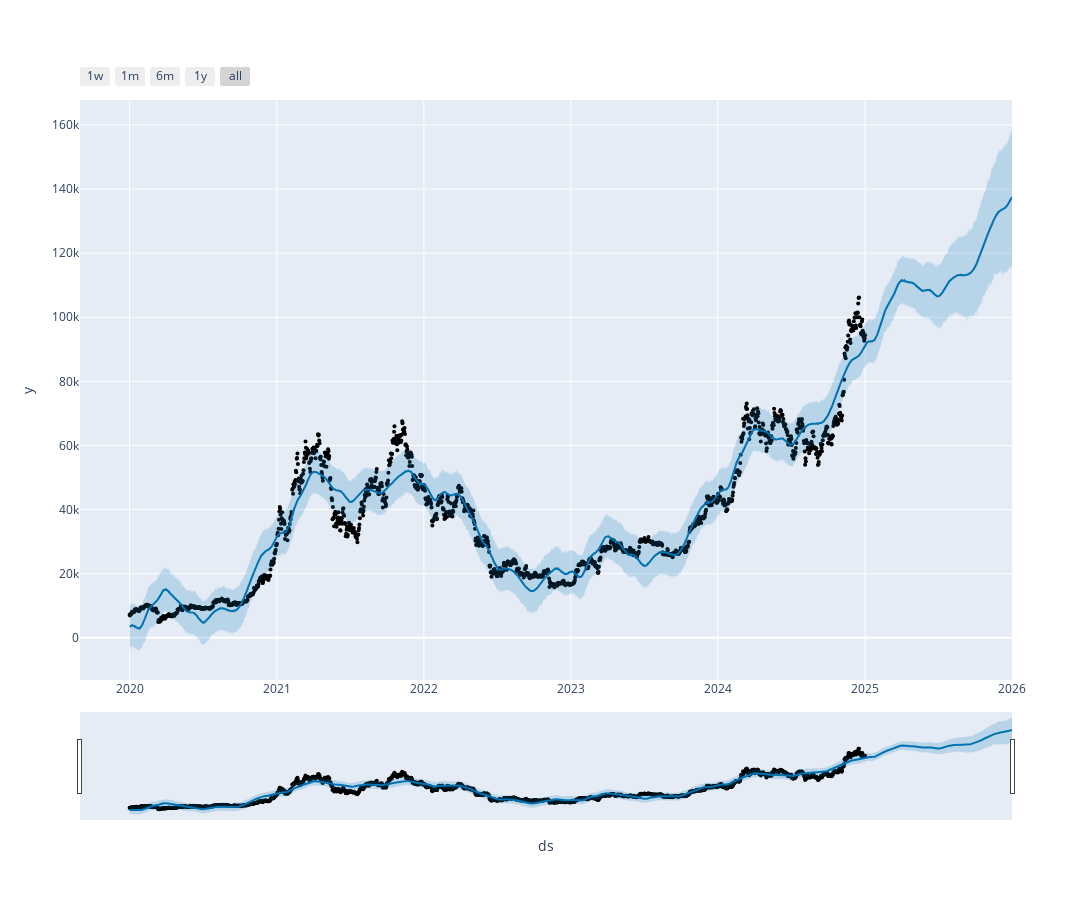

This figure's notebook cell:
### Code cell
fig = plot_plotly(model, predict)
fig.update_layout(width=1700, height=900)
fig.show()

### Figure 1 — Plotly figure (JSON) as saved in the notebook; plotly's stock layout.template omitted (floating-point values rounded to 4 significant figures; data arrays with more than 128 entries replaced by an {"elided": "..."} marker saying what was removed)
{"data": [{"marker": {"color": "black", "size": 4}, "mode": "markers", "name": "Actual", "type": "scatter", "x": {"elided": "1828 str values"}, "y": {"elided": "1828 float values"}}, {"hoverinfo": "skip", "line": {"width": 0}, "mode": "lines", "type": "scatter", "x": {"elided": "2193 str values"}, "y": {"elided": "2193 float values"}}, {"fill": "tonexty", "fillcolor": "rgba(0, 114, 178, 0.2)", "line": {"color": "#0072B2", "width": 2}, "mode": "lines", "name": "Predicted", "type": "scatter", "x": {"elided": "2193 str values"}, "y": {"elided": "2193 float values"}}, {"fill": "tonexty", "fillcolor": "rgba(0, 114, 178, 0.2)", "hoverinfo": "skip", "line": {"width": 0}, "mode": "lines", "type": "scatter", "x": {"elided": "2193 str values"}, "y": {"elided": "2193 float values"}}], "layout": {"height": 900, "showlegend": false, "width": 1700, "xaxis": {"rangeselector": {"buttons": [{"count": 7, "label": "1w", "step": "day", "stepmode": "backward"}, {"count": 1, "label": "1m", "step": "month", "stepmode": "backward"}, {"count": 6, "label": "6m", "step": "month", "stepmode": "backward"}, {"count": 1, "label": "1y", "step": "year", "stepmode": "backward"}, {"step": "all"}]}, "rangeslider": {"visible": true}, "title": {"text": "ds"}, "type": "date"}, "yaxis": {"title": {"text": "y"}}}}
